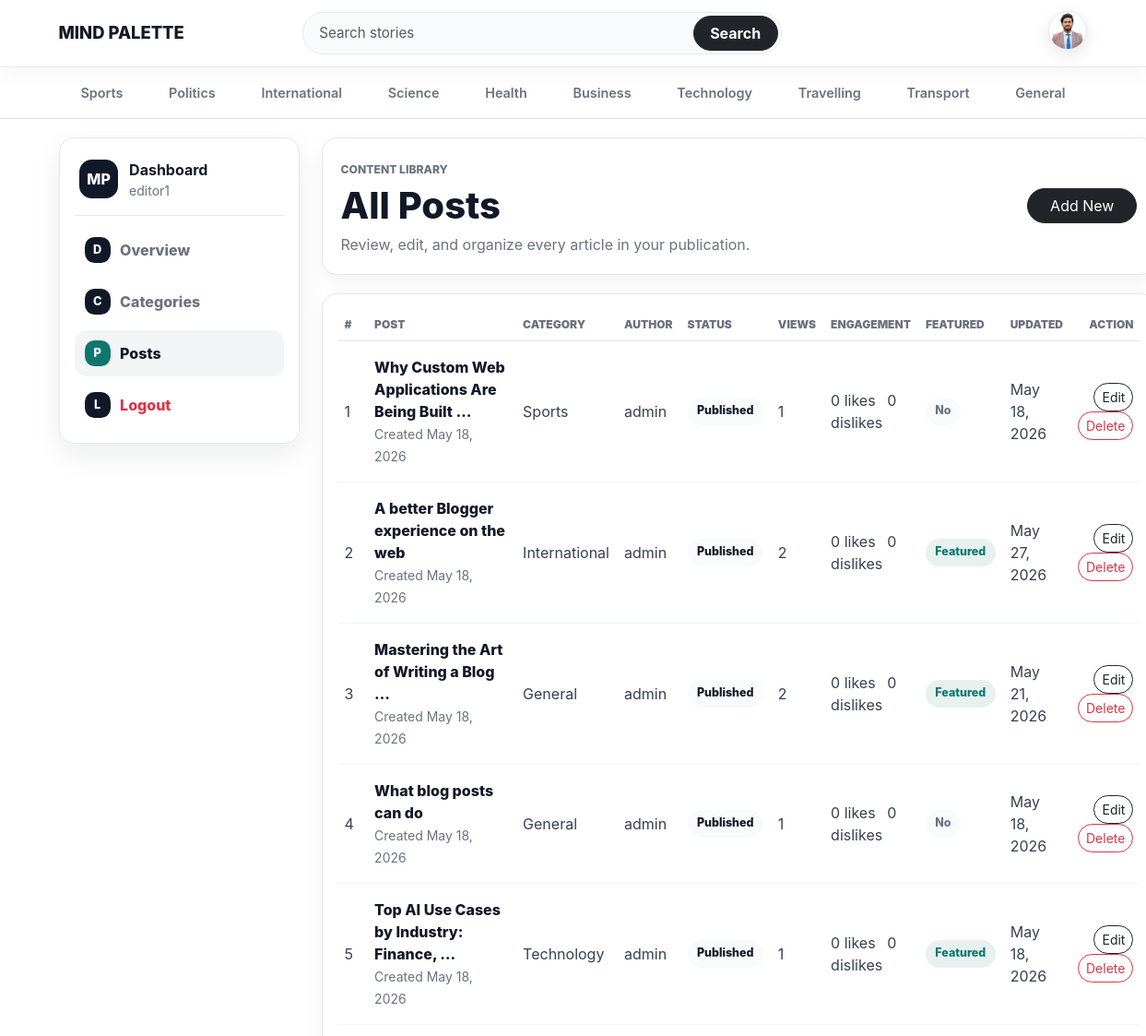
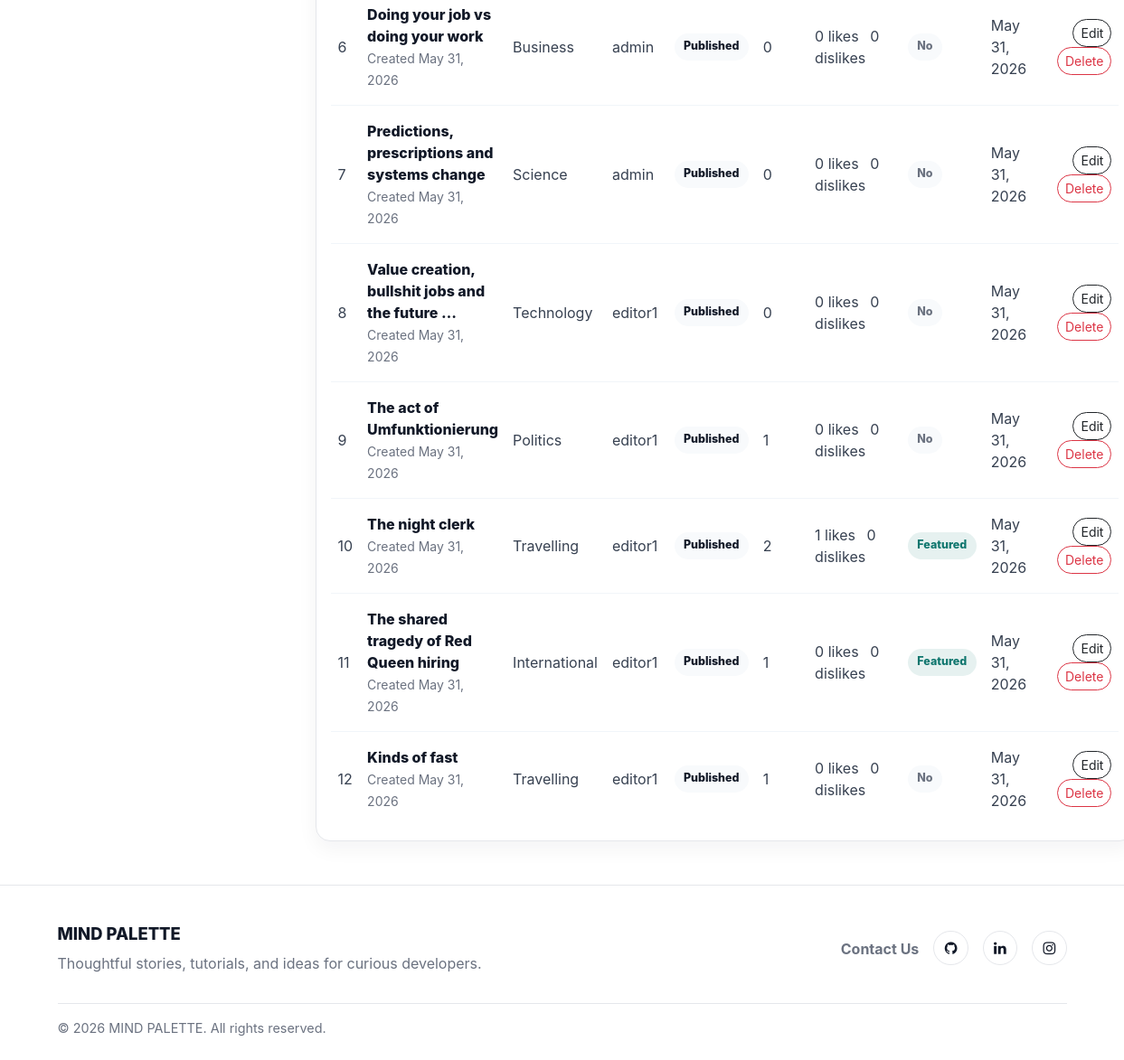
Page /dashboard/posts/ (signed in) on the earlier database version (2 pictures, top to bottom).
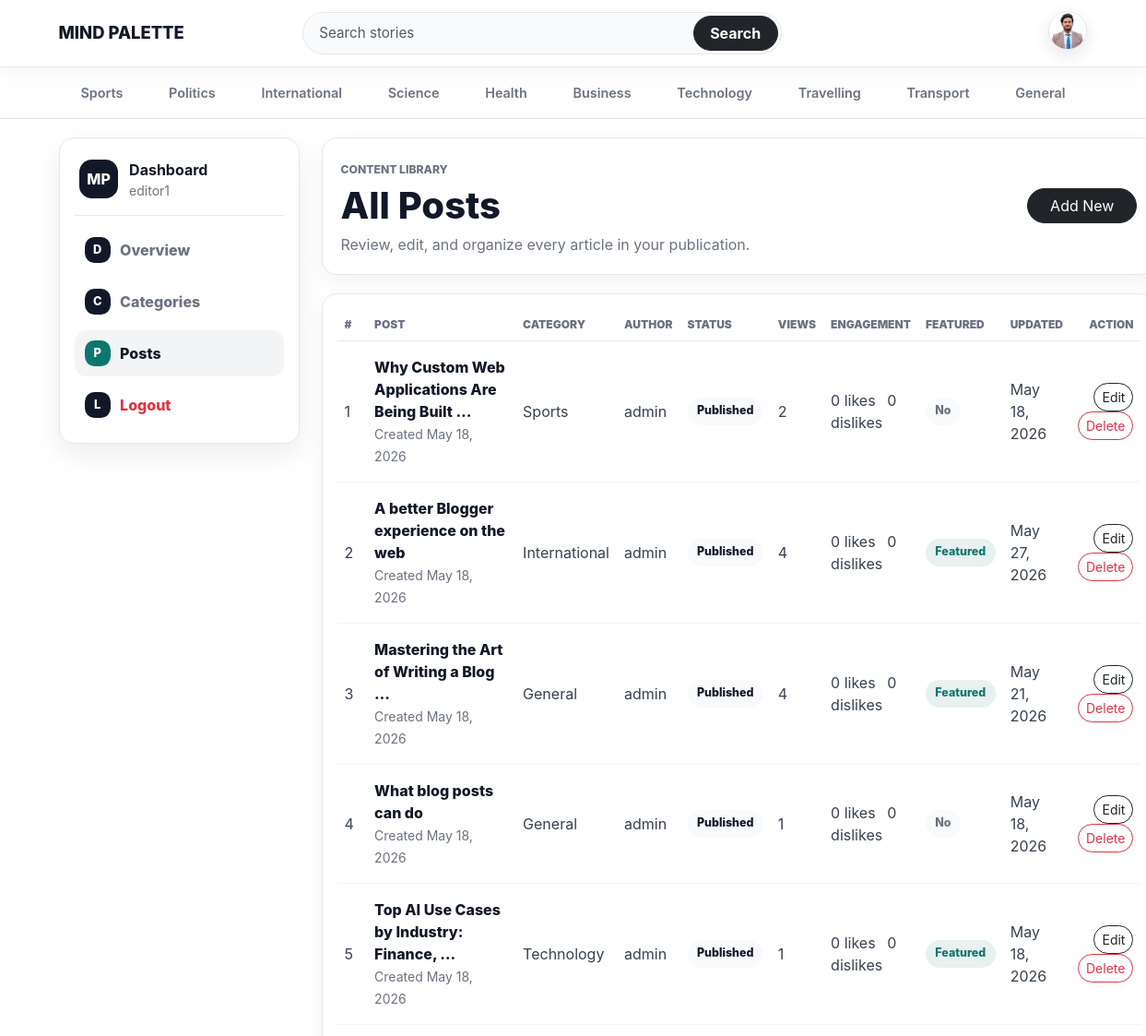
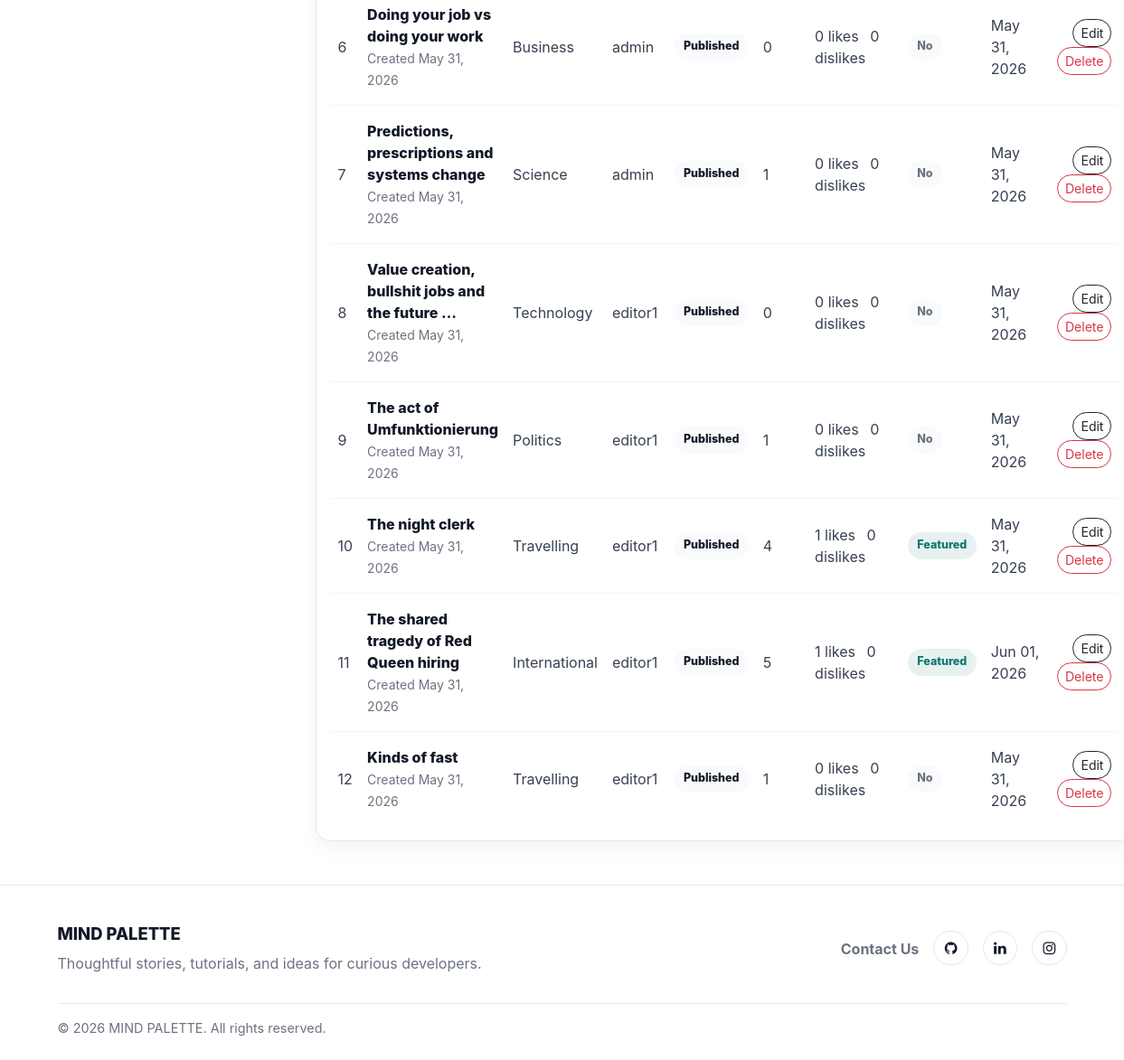
Same page on the later database version (2 pictures, top to bottom).
### blogs/models.py (models this page shows, shortened)
class Profile(models.Model):
    user = models.OneToOneField(User, on_delete=models.CASCADE)
    profile_picture = models.ImageField(upload_to='profiles/%Y/%m/%d/', blank=True, null=True)
    bio = models.TextField(blank=True, null=True)
    github = models.URLField(blank=True, null=True)
    linkedin = models.URLField(blank=True, null=True)
    website = models.URLField(blank=True, null=True)
    created_at = models.DateTimeField(auto_now_add=True)
    updated_at = models.DateTimeField(auto_now=True)

class Category(models.Model):
    category_name = models.CharField(max_length=80, unique=True)
    created_at = models.DateTimeField(auto_now_add=True)
    updated_at = models.DateTimeField(auto_now=True)
    class Meta:
        verbose_name_plural = 'Categories'
    def __str__(self):
        return self.category_name

class Blog(models.Model):
    title = models.CharField(max_length=100)
    slug = models.SlugField(max_length=150, unique=True, blank=True)
    category = models.ForeignKey(Category, on_delete=models.CASCADE)
    author = models.ForeignKey(User, on_delete=models.CASCADE)
    featured_image = models.ImageField(upload_to='blogs/%Y/%m/%d/')
    short_description = models.TextField(max_length=300)
    blog_body = models.TextField()
    status = models.CharField(max_length=20, choices=STATUS_CHOICE , default="Draft")
    views = models.PositiveIntegerField(default=0)
    is_featured = models.BooleanField(default=False)
    created_at = models.DateTimeField(auto_now_add=True)
    updated_at = models.DateTimeField(auto_now=True)
    likes = models.ManyToManyField(User, related_name='liked_blogs', blank=True)
    @property
    def total_likes(self):
        return self.likes.count()
    dislikes = models.ManyToManyField(User, related_name='disliked_blogs', blank=True)
    @property
    def total_dislikes(self):
        return self.dislikes.count()

### about/models.py (models this page shows, shortened)
class SocialLinks(models.Model):
    platform = models.CharField(max_length=30)
    link = models.URLField(max_length=150)
    created_at = models.DateTimeField(auto_now_add=True)
    updated_at = models.DateTimeField(auto_now=True)

### dashboards/views.py (the view)
# urls.py: path('posts/', views.posts, name= 'posts'),
@login_required(login_url='login')
def posts(request):
    posts = Blog.objects.all()
    context = {
        'posts' : posts,
    }
    return render(request, 'dashboard/posts.html', context)

### blogs/context_processors.py (called while the page is built)
def get_categories(request):
    categories = Category.objects.all()
    return dict (categories=categories)

def get_SocialLinks(request):
    social_links = SocialLinks.objects.all()
    return dict(social_links = social_links)

def get_profile(request):
    profile = None
    if request.user.is_authenticated:
        profile, _ = Profile.objects.get_or_create(user=request.user)
    return dict(profile=profile)

### templates/dashboard/posts.html
{% extends 'base.html' %}
{% block content %}
<div class="dashboard-layout row g-4">
    {% include 'dashboard/sidebar.html' %}
    <section class="col-lg-9">
        <div class="dashboard-main">
            <div class="dashboard-topbar">
                <div>
                    <span class="section-kicker">Content Library</span>
                    <h1>All Posts</h1>
                    <p>Review, edit, and organize every article in your publication.</p>
                </div>
                <a href="{% url 'add_post' %}" class="btn btn-dark rounded-pill px-4">Add New</a>
            </div>
            <section class="dashboard-panel">
                <div class="table-responsive">
                    <table class="table dashboard-table align-middle mb-0">
                        <thead>
                            <tr>
                                <th>#</th>
                                <th>Post</th>
                                <th>Category</th>
                                <th>Author</th>
                                <th>Status</th>
                                <th>Views</th>
                                <th>Engagement</th>
                                <th>Featured</th>
                                <th>Updated</th>
                                <th class="text-end">Action</th>
                            </tr>
                        </thead>
                        <tbody>
                            {% for post in posts %}
                            <tr>
                                <td>{{ forloop.counter }}</td>
                                <td>
                                    <div class="table-title">{{ post.title|truncatewords:7 }}</div>
                                    <small>Created {{ post.created_at|date:"M d, Y" }}</small>
                                </td>
                                <td>{{ post.category }}</td>
                                <td>{{ post.author }}</td>
                                <td><span class="status-pill">{{ post.status }}</span></td>
                                <td>{{ post.views }}</td>
                                <td>
                                    <span class="me-2">{{ post.total_likes }} likes</span>
                                    <span>{{ post.total_dislikes }} dislikes</span>
                                </td>
                                <td>
                                    {% if post.is_featured %}
                                    <span class="status-pill success">Featured</span>
                                    {% else %}
                                    <span class="status-pill muted">No</span>
                                    {% endif %}
                                </td>
                                <td>{{ post.updated_at|date:"M d, Y" }}</td>
                                <td class="text-end">
                                    <a href="{% url 'edit_post' post.id %}" class="btn btn-sm btn-outline-dark rounded-pill">Edit</a>
                                    <a href="{% url 'delete_post' post.id %}" class="btn btn-sm btn-outline-danger rounded-pill">Delete</a>
                                </td>
                            </tr>
                            {% empty %}
                            <tr>
                                <td colspan="10">
                                    <div class="empty-state">No posts found. Create your first article to get started.</div>
                                </td>
                            </tr>
                            {% endfor %}
                        </tbody>
                    </table>
                </div>
            </section>
        </div>
    </section>
</div>
{% endblock %}

### templates/base.html (shortened to what this page needs)
{% load static %}
<!DOCTYPE html>
<html lang="en">
<head>
    <link href="https://cdn.jsdelivr.net/npm/bootstrap@5.3.7/dist/css/bootstrap.min.css" rel="stylesheet">
    <link rel="stylesheet" href="https://cdnjs.cloudflare.com/ajax/libs/font-awesome/4.7.0/css/font-awesome.min.css">
    <link href="{% static 'css/blog.css' %}" rel="stylesheet">
</head>
<body>
    <header class="site-navbar sticky-top bg-white">
        <nav class="navbar navbar-expand-lg">
            <div class="container">
                <a class="navbar-brand site-brand" href="/">
                    MIND PALETTE
                </a>
                <div class="collapse navbar-collapse" id="mainNavbar">
                    <form class="site-search mx-lg-auto my-3 my-lg-0" action="{% url 'search' %}" method="GET">
                        <div class="input-group">
                            <input type="text" name="keyword" class="form-control" placeholder="Search stories"
                                   aria-label="Search stories" required>
                            <button class="btn btn-dark" type="submit">
                                Search
                            </button>
                        </div>
                    </form>
                    <div class="navbar-actions d-flex align-items-center justify-content-lg-end gap-2">
                        {% if not user.is_authenticated %}
                        <a class="btn btn-link nav-auth-link" href="{% url 'login' %}">
                            Login
                        </a>
                        <a class="btn btn-dark nav-register-btn" href="{% url 'register' %}">
                            Register
                        </a>
                        {% else %}
                        <div class="dropdown">
                            <a class="navbar-avatar dropdown-toggle" href="#" role="button" id="profileDropdown"
                               data-bs-toggle="dropdown" aria-expanded="false">
                                <img src="{% if profile and profile.profile_picture %}{{ profile.profile_picture.url }}{% else %}{% static 'images/default-avatar.png' %}{% endif %}"
                                     alt="{{ user.username }}" class="avatar-img">
                            </a>
                        </div>
                        {% endif %}
                    </div>
                </div>
            </div>
        </nav>
    </header>
    <div class="topic-nav bg-white border-bottom">
        <div class="container">
            <nav class="nav flex-nowrap overflow-auto py-2" aria-label="Blog categories">
                {% for category in categories %}
                <a class="topic-link" href="{% url 'posts_by_category' category.id %}">
                    {{ category.category_name }}
                </a>
                {% endfor %}
            </nav>
        </div>
    </div>
    <main class="site-main">
        <div class="container">
            {% block content %}
            {% endblock %}
        </div>
    </main>
    <footer class="site-footer">
        <div class="container">
            <div class="row gy-4 align-items-center">
                <div class="col-lg-6">
                    <a class="footer-brand" href="/">MIND PALETTE</a>
                    <p class="footer-copy mb-0">
                        Thoughtful stories, tutorials, and ideas for curious developers.
                    </p>
                </div>
                <div class="col-lg-6">
                    <div class="footer-links justify-content-lg-end ">
                        <a class="mt-2" href="{% url 'contact_entry' %}">Contact Us</a>
                        {% for i in social_links %}
                        <a href="{{ i.link }}" target="_blank" rel="noopener noreferrer" class="social-icon-link" aria-label="{{ i.platform }}">
                            {% if i.platform|lower == 'github' %}
                            <i class="fa fa-github" aria-hidden="true"></i>
                            {% elif i.platform|lower == 'linkedin' %}
                            <i class="fa fa-linkedin" aria-hidden="true"></i>
                            {% elif i.platform|lower == 'instagram' %}
                            <i class="fa fa-instagram" aria-hidden="true"></i>
                            {% else %}
                            <i class="fa fa-link" aria-hidden="true"></i>
                            {% endif %}
                        </a>
                        {% endfor %}
                    </div>
                </div>
            </div>
            <div class="footer-bottom">
                <span>&copy; 2026 MIND PALETTE. All rights reserved.</span>
            </div>
        </div>
    </footer>
</body>
</html>

### templates/dashboard/sidebar.html (shortened to what this page needs)
<aside class="col-lg-3">
    <div class="dashboard-sidebar">
        <div class="dashboard-sidebar-header">
            <span class="dashboard-icon">MP</span>
            <div>
                <strong>Dashboard</strong>
                <small>{{ user.username }}</small>
            </div>
        </div>
        <nav class="dashboard-nav" aria-label="Dashboard navigation">
            <a href="{% url 'dashboard' %}"
               class="dashboard-nav-link {% if '/dashboard/' == request.path %}active{% endif %}">
                <span class="nav-icon">D</span>
                Overview
            </a>
            <a href="{% url 'categories' %}"
               class="dashboard-nav-link {% if '/categories/' in request.path %}active{% endif %}">
                <span class="nav-icon">C</span>
                Categories
            </a>
            <a href="{% url 'posts' %}"
               class="dashboard-nav-link {% if '/posts/' in request.path %}active{% endif %}">
                <span class="nav-icon">P</span>
                Posts
            </a>
            <a href="{% url 'logout' %}" class="dashboard-nav-link text-danger">
                <span class="nav-icon">L</span>
                Logout
            </a>
        </nav>
    </div>
</aside>

Differences in the rows shown:
changed Blog "Why Custom Web Applications Are Being Built …": views "1" → "2"
changed Blog "A better Blogger experience on the web": views "2" → "4"
changed Blog "May 21, 2026": views "2" → "4"
changed Blog "Predictions, prescriptions and systems change": views "0" → "1"
changed Blog "The night clerk": views "2" → "4"
changed Blog "The shared tragedy of Red Queen hiring": views "1" → "5"; total_likes "0" → "1"; updated_at "May 31, 2026" → "Jun 01, 2026"
